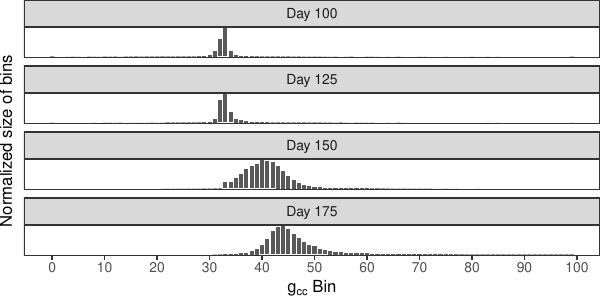

This figure's R source:
#!/usr/bin/Rscript
library(tidyverse)
library(colorspace)
library(cowplot)
library(latex2exp)

get_col_types <- function() {
  cols(
    Dataset = col_character(),
    Camera_ID = col_character(),
    Year = col_integer(),
    Day = col_integer(),
    Hour = col_integer(),
    Minute = col_integer(),
    Metric_Type = col_character(),
    Considered_Pixels = col_integer(),
    HSV_Bin = col_integer(),
    HSV_H = col_double(),
    HSV_SMean = col_double(),
    HSV_VMean = col_double(),
    HSV_SMode = col_double(),
    HSV_VMode = col_double(),
    Gcc_Bin = col_integer(),
    Gcc_Value = col_double(),
    Gcc_Mean_R = col_double(),
    Gcc_Mean_G = col_double(),
    Gcc_Mean_B = col_double()
  )
}

get_theme <- function(base_size = 14) {
  theme_bw(base_size = base_size) +
  theme(
    plot.margin = unit(c(0,0,0,0), "cm"),
    legend.spacing = unit(0, "mm"),
    panel.grid = element_blank(),
    legend.position = "none",
    legend.justification = "left",
    legend.box.spacing = unit(0, "pt"),
    legend.box.margin = margin(0,0,0,0),
    legend.title = element_blank(),
    axis.title.y = element_blank(),
    axis.text.y = element_blank(),
    axis.ticks.y = element_blank()
  )
}

df.weights <- tibble(
  Hour = c(7, 9, 10, 12, 13, 15, 16),
  Weight = c(0.05, 0.075, 0.075, 0.3, 0.3, 0.15, 0.05)
)

relevant_hours <- df.weights %>% filter(Weight != 0) %>% pull(Hour)

data <- read_csv(
  '../../data/tky.csv.gz',
  col_types = get_col_types()
) %>%
  filter(Camera_ID == 'y18_d') %>%
  filter(Year >= 2006) %>%
  filter(Hour %in% relevant_hours) %>%
  group_by(Year, Day, Hour, HSV_Bin, Gcc_Bin) %>%
  slice(1) %>%
  ungroup %>%
  left_join(df.weights, by=c('Hour'))

full_days <- data  %>%
  group_by(Year, Day) %>%
  summarize(
    imagesCount = length(Hour %>% unique)
  ) %>%
  ungroup %>%
  filter(imagesCount == 7)

data2 <- full_days %>%
  left_join(data, by=c('Year', 'Day')) %>%
  mutate(
    HSV_H = Weight * HSV_H,
    HSV_SMean = Weight * HSV_SMean,
    HSV_VMean = Weight * HSV_VMean,
    HSV_SMode = Weight * HSV_SMode,
    HSV_VMode = Weight * HSV_VMode,
    Gcc_Value = Weight * Gcc_Value,
    Gcc_Mean_R = Weight * Gcc_Mean_R,
    Gcc_Mean_G = Weight * Gcc_Mean_G,
    Gcc_Mean_B = Weight * Gcc_Mean_B
  ) %>%
  group_by(Year, Day, HSV_Bin, Gcc_Bin) %>%
  summarize(
    HSV_H = as.integer(sum(HSV_H)),
    HSV_SMean = sum(HSV_SMean, na.rm = TRUE),
    HSV_VMean = sum(HSV_VMean, na.rm = TRUE),
    HSV_SMode = sum(HSV_SMode, na.rm = TRUE),
    HSV_VMode = sum(HSV_VMode, na.rm = TRUE),
    Gcc_Value = as.integer(sum(Gcc_Value)),
    Gcc_Mean_R = sum(Gcc_Mean_R, na.rm = TRUE),
    Gcc_Mean_G = sum(Gcc_Mean_G, na.rm = TRUE),
    Gcc_Mean_B = sum(Gcc_Mean_B, na.rm = TRUE)
  ) %>%
  ungroup %>%
  mutate(
    Metric_Type = case_when(
      HSV_Bin == -1 ~ 'Gcc',
      Gcc_Bin == -1 ~ 'HSV'
    )
  )

p <- data %>%
  filter(Year == 2011) %>%
  filter(Day %in% c(100, 125, 150, 175)) %>%
  filter(Metric_Type == 'Gcc') %>%
  select(-contains('HSV')) %>%
  filter(Gcc_Value != 0) %>%
  mutate(Day = paste0('Day ', Day)) %>%
  ggplot(aes(x = Gcc_Bin, y = Gcc_Value)) +
    geom_col(width=0.8) +
    theme_bw(base_size = 12) +
    theme(
      plot.margin = unit(c(0,0,0,0), "cm"),
      legend.spacing = unit(0, "mm"),
      panel.grid = element_blank(),
      legend.position = 'top',
      legend.justification = "left",
      legend.box.spacing = unit(0, "pt"),
      legend.box.margin = margin(0,0,0,0),
      #axis.title.y = element_blank(),
      axis.text.y = element_blank(),
      axis.ticks.y = element_blank()
    ) +
    xlim(0, 100) +
    facet_wrap(~ Day, ncol = 1, scales = 'free_y') +
    scale_x_continuous(name = TeX("$g_{cc}$ Bin"), breaks = seq(0, 100, 10)) +
    ylab('Normalized size of bins')


ggsave('tky-100-to-175-gcc-distribution.pdf', plot=p, width=6, height=3)
